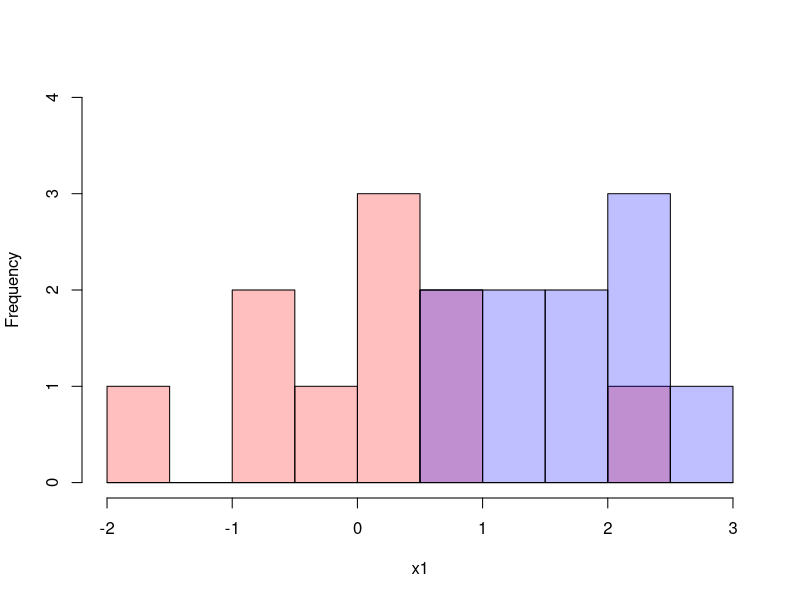
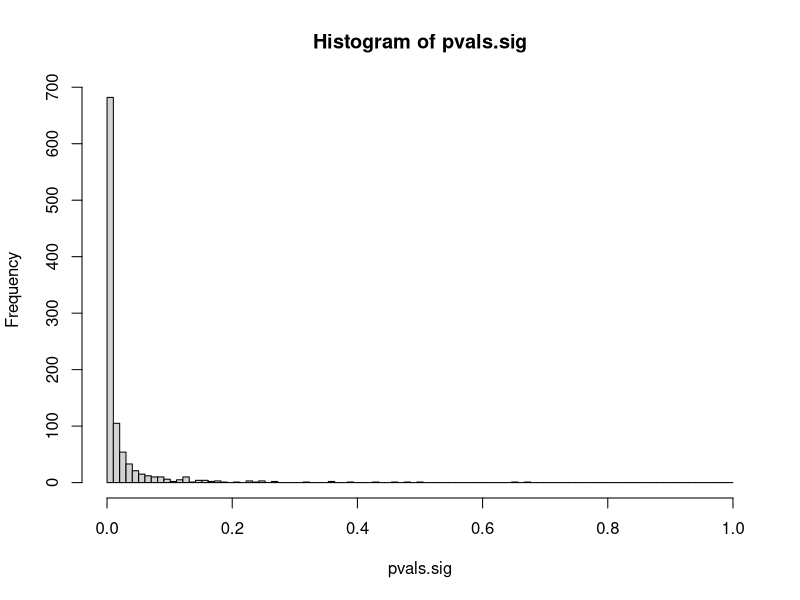
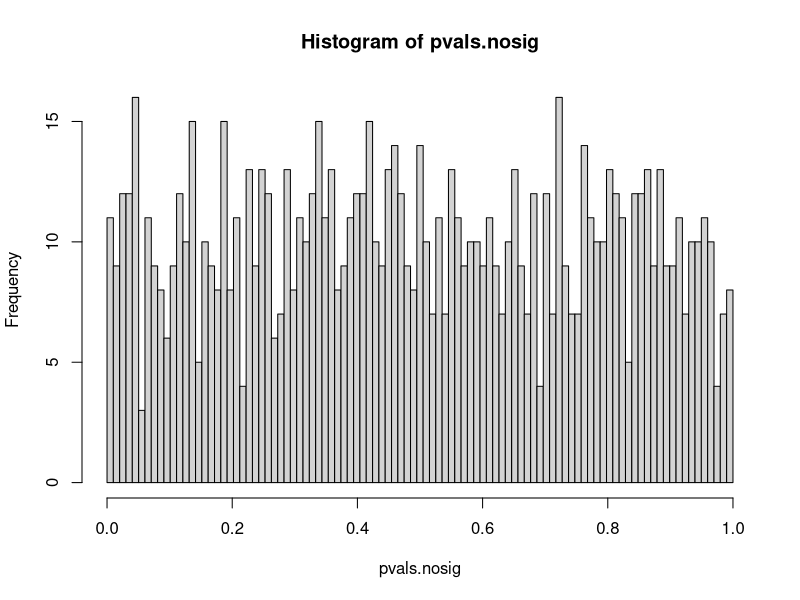
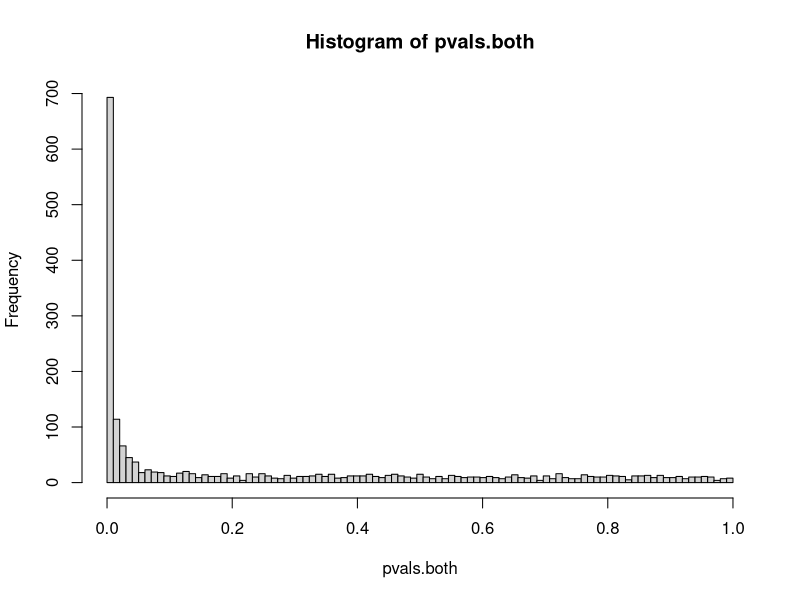

The R script that drew these images, in order:
## ---- chunk 1
knitr::opts_chunk$set(echo = FALSE)
#2024
## ---- chunk 2

x1 = rnorm(n=10, m=0, sd=1)
x2 = rnorm(n=10, m=1.5, sd=1)

print(x1)
print(x2)


## ---- chunk 3

#use h0 to get the proper range
h0 = hist(c(x1, x2), breaks=10, plot=F)
h1 = hist(x1, breaks=h0$breaks, plot=F)
h2 = hist(x2, breaks=h0$breaks, plot=F)
plot(h1, col=rgb(1, 0, 0, .25), ylim=c(0, max(h0$counts)), main="")
plot(h2, col=rgb(0, 0, 1, .25), add=T)


## ---- chunk 4
  res = t.test(x1, x2)
  print(res)
  
  
## ---- chunk 5
  testSignal = function(...){
    x1 = rnorm(n=10, m=0, sd=1)
    x2 = rnorm(n=10, m=1.5, sd=1)
    res = t.test(x1, x2)
    res$p.value
  }

  N=1000
  pvals.sig = sapply(1:N, testSignal)
  hist(pvals.sig, breaks = seq(0,1, length=100))
 
  #how many results have a pval < 0.05?
  sum(pvals.sig < 0.05)
 
## ---- chunk 6
    x1 = rnorm(n=10, m=0, sd=1)
    x2 = rnorm(n=10, m=0, sd=1)
    res = t.test(x1, x2)
    print(res)
    
## ---- chunk 7
  testNoSignal = function(...){
    x1 = rnorm(n=10, m=0, sd=1)
    x2 = rnorm(n=10, m=0, sd=1)
    res = t.test(x1, x2)
    res$p.value
  }
  pvals.nosig = sapply(1:N, testNoSignal)
  hist(pvals.nosig, breaks = seq(0,1, length=100))
 
  #how many results have a pval < 0.05?
  n1 = sum(pvals.nosig < 0.05)
  print(n1)
## ---- chunk 8
  pvals.both = c(pvals.sig, pvals.nosig)
  hist(pvals.both, breaks=seq(0, 1, length=100))

## ---- chunk 9
qvals.both = p.adjust(pvals.both, method="fdr")
n1 = sum(qvals.both < 0.05)
n2 = sum(qvals.both[1:N] < 0.05)
n3 = sum(qvals.both[-(1:N)] < 0.05)
## ---- chunk 10

#return the numbers of true/false positives when selecting from 
#unadjusted, bonferroni, FDR
checkSignificance = function(N1 = 1000, N2 = 10000, alpha=0.05){
  pvals.sig = sapply(1:N1, testSignal)
  pvals.nosig = sapply(1:N2, testNoSignal)
  pvals.both = c(pvals.sig, pvals.nosig)  
  qvals.both = p.adjust(pvals.both, method="fdr")  
    
  c(
    N1=N1, N2=N2, 
    TP.unadj=sum(pvals.sig < alpha), 
    FP.unadj=sum(pvals.nosig < alpha),
    TP.bh=sum(pvals.sig < alpha/(N1+N2)), 
    FP.bh=sum(pvals.nosig < alpha/(N1+N2)), 
    TP.fdr=sum(qvals.both[1:N1] < alpha), 
    FP.fdr=sum(qvals.both[-(1:N1)] < alpha)
  ) 
}
 

 
## ---- chunk 11

  rbind(
    checkSignificance(1000, 1000, 0.05),
    checkSignificance(1000, 5000, 0.05),
    checkSignificance(1000, 10000, 0.05),
    checkSignificance(1000, 20000, 0.05)  
  )

